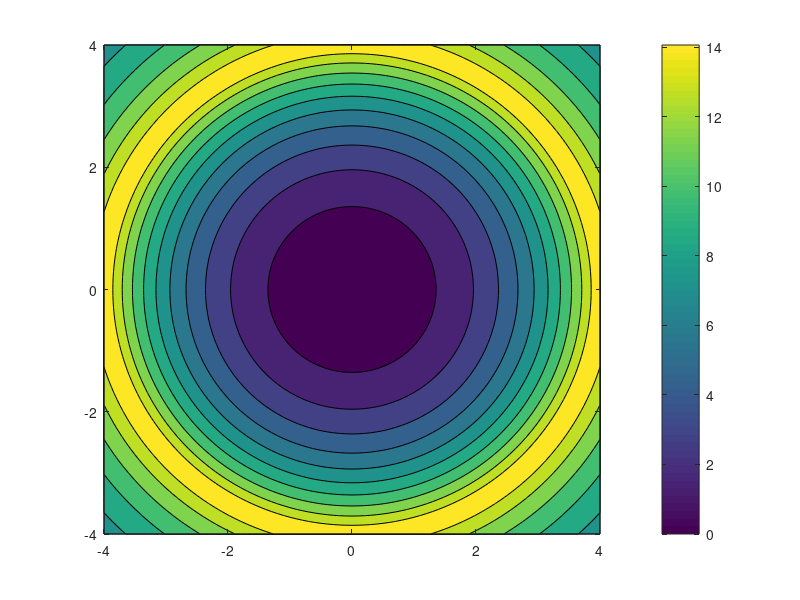

MATLAB code to generate this figure:
function ex3c()
a = 4;
[x y] = meshgrid(-4:0.1:4);
[m n] = size(x);
f = zeros(m, n);

for i = 1 : m
    for j = 1 : n
        r = sqrt(x(i,j)^2 + y(i,j)^2);
        if r > a
            r = (2*a^3/3 + a^5/5) / (r^2);
        else
            r = (2*r/3 + r^3/5);
        end
    f(i,j) = r;
    end
end
gradient(f);
contourf(x, y, f);
colorbar;
endfunction